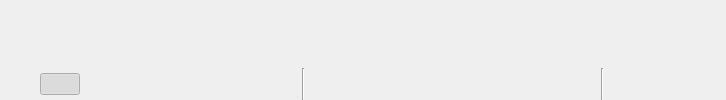
      <widget class="QWidget" name="PreviewContainerWidget" native="true">
       <property name="sizePolicy">
        <sizepolicy hsizetype="Preferred" vsizetype="Preferred">
         <horstretch>1</horstretch>
         <verstretch>0</verstretch>
        </sizepolicy>
       </property>
       <layout class="QVBoxLayout" name="verticalLayout">
        <property name="leftMargin">
         <number>0</number>
        </property>
        <property name="topMargin">
         <number>0</number>
        </property>
        <property name="rightMargin">
         <number>0</number>
        </property>
        <property name="bottomMargin">
         <number>0</number>
        </property>
        <item>
         <widget class="CModelEditorViewport" name="Viewport" native="true">
          <property name="sizePolicy">
           <sizepolicy hsizetype="Preferred" vsizetype="Expanding">
            <horstretch>250</horstretch>
            <verstretch>0</verstretch>
           </sizepolicy>
          </property>
          <property name="minimumSize">
           <size>
            <width>30</width>
            <height>30</height>
           </size>
          </property>
         </widget>
        </item>
        <item>
         <layout class="QHBoxLayout" name="horizontalLayout" stretch="0,0,0,0,0,0,0,0,0,0,0">
          <property name="spacing">
           <number>50</number>
          </property>
          <property name="rightMargin">
           <number>0</number>
          </property>
          <item>
           <spacer name="PreviewButtonsLeftSpacer">
            <property name="sizePolicy">
             <sizepolicy hsizetype="Minimum" vsizetype="Minimum">
              <horstretch>0</horstretch>
              <verstretch>0</verstretch>
             </sizepolicy>
            </property>
            <property name="orientation">
             <enum>Qt::Horizontal</enum>
            </property>
            <property name="sizeHint" stdset="0">
             <size>
              <width>40</width>
              <height>20</height>
             </size>
            </property>
           </spacer>
          </item>
          <item>
           <widget class="QPushButton" name="pushButton_2">
            <property name="toolTip">
             <string>Grid</string>
            </property>
            <property name="text">
             <string/>
            </property>
            <property name="icon">
             <iconset resource="../Icons.qrc">
              <normaloff>:/icons/EditorAssets/GridLight.png</normaloff>:/icons/EditorAssets/GridLight.png</iconset>
            </property>
            <property name="iconSize">
             <size>
              <width>32</width>
              <height>32</height>
             </size>
            </property>
            <property name="checkable">
             <bool>true</bool>
            </property>
            <property name="checked">
             <bool>true</bool>
            </property>
            <property name="flat">
             <bool>true</bool>
            </property>
           </widget>
          </item>
          <item>
           <widget class="QPushButton" name="pushButton">
            <property name="toolTip">
             <string>Selection Tint</string>
            </property>
            <property name="styleSheet">
             <string notr="true">border: none;</string>
            </property>
            <property name="text">
             <string/>
            </property>
            <property name="icon">
             <iconset resource="../Icons.qrc">
              <normaloff>:/icons/EditorAssets/Highlight.png</normaloff>:/icons/EditorAssets/Highlight.png</iconset>
            </property>
            <property name="iconSize">
             <size>
              <width>32</width>
              <height>32</height>
             </size>
            </property>
            <property name="checkable">
             <bool>true</bool>
            </property>
            <property name="checked">
             <bool>true</bool>
            </property>
            <property name="flat">
             <bool>true</bool>
            </property>
           </widget>
          </item>
          <item>
           <widget class="QPushButton" name="CameraModeButton">
            <property name="toolTip">
             <string>Orbit Camera</string>
            </property>
            <property name="text">
             <string/>
            </property>
            <property name="icon">
             <iconset resource="../Icons.qrc">
              <normaloff>:/icons/EditorAssets/Orbit Camera.png</normaloff>:/icons/EditorAssets/Orbit Camera.png</iconset>
            </property>
            <property name="iconSize">
             <size>
              <width>32</width>
              <height>32</height>
             </size>
            </property>
            <property name="checkable">
             <bool>false</bool>
            </property>
            <property name="flat">
             <bool>true</bool>
            </property>
           </widget>
          </item>
          <item>
           <widget class="Line" name="line">
            <property name="orientation">
             <enum>Qt::Vertical</enum>
            </property>
           </widget>
          </item>
          <item>
           <widget class="QPushButton" name="MeshPreviewButton">
            <property name="sizePolicy">
             <sizepolicy hsizetype="Minimum" vsizetype="Fixed">
              <horstretch>0</horstretch>
              <verstretch>0</verstretch>
             </sizepolicy>
            </property>
            <property name="maximumSize">
             <size>
              <width>32</width>
              <height>16777215</height>
             </size>
            </property>
            <property name="toolTip">
             <string>Mesh Preview</string>
            </property>
            <property name="text">
             <string/>
            </property>
            <property name="icon">
             <iconset resource="../Icons.qrc">
              <normaloff>:/icons/EditorAssets/Model Preview.png</normaloff>:/icons/EditorAssets/Model Preview.png</iconset>
            </property>
            <property name="iconSize">
             <size>
              <width>32</width>
              <height>32</height>
             </size>
            </property>
            <property name="flat">
             <bool>true</bool>
            </property>
           </widget>
          </item>
          <item>
           <widget class="QPushButton" name="SpherePreviewButton">
            <property name="sizePolicy">
             <sizepolicy hsizetype="Minimum" vsizetype="Fixed">
              <horstretch>0</horstretch>
              <verstretch>0</verstretch>
             </sizepolicy>
            </property>
            <property name="maximumSize">
             <size>
              <width>32</width>
              <height>16777215</height>
             </size>
            </property>
            <property name="toolTip">
             <string>Sphere Preview</string>
            </property>
            <property name="text">
             <string/>
            </property>
            <property name="icon">
             <iconset resource="../Icons.qrc">
              <normaloff>:/icons/EditorAssets/Sphere Preview.png</normaloff>:/icons/EditorAssets/Sphere Preview.png</iconset>
            </property>
            <property name="iconSize">
             <size>
              <width>32</width>
              <height>32</height>
             </size>
            </property>
            <property name="flat">
             <bool>true</bool>
            </property>
           </widget>
          </item>
          <item>
           <widget class="QPushButton" name="FlatPreviewButton">
            <property name="sizePolicy">
             <sizepolicy hsizetype="Minimum" vsizetype="Fixed">
              <horstretch>0</horstretch>
              <verstretch>0</verstretch>
             </sizepolicy>
            </property>
            <property name="maximumSize">
             <size>
              <width>32</width>
              <height>16777215</height>
             </size>
            </property>
            <property name="toolTip">
             <string>Flat Preview</string>
            </property>
            <property name="text">
             <string/>
            </property>
            <property name="icon">
             <iconset resource="../Icons.qrc">
              <normaloff>:/icons/EditorAssets/Square Preview.png</normaloff>:/icons/EditorAssets/Square Preview.png</iconset>
            </property>
            <property name="iconSize">
             <size>
              <width>32</width>
              <height>32</height>
             </size>
            </property>
            <property name="flat">
             <bool>true</bool>
            </property>
           </widget>
          </item>
          <item>
           <widget class="Line" name="line_2">
            <property name="orientation">
             <enum>Qt::Vertical</enum>
            </property>
           </widget>
          </item>
          <item>
           <widget class="WColorPicker" name="ClearColorPicker" native="true">
            <property name="sizePolicy">
             <sizepolicy hsizetype="Fixed" vsizetype="Fixed">
              <horstretch>0</horstretch>
              <verstretch>0</verstretch>
             </sizepolicy>
            </property>
            <property name="minimumSize">
             <size>
              <width>32</width>
              <height>32</height>
             </size>
            </property>
            <property name="toolTip">
             <string>Background Color</string>
            </property>
           </widget>
          </item>
          <item>
           <spacer name="PreviewButtonsRightSpacer">
            <property name="sizePolicy">
             <sizepolicy hsizetype="Minimum" vsizetype="Minimum">
              <horstretch>0</horstretch>
              <verstretch>0</verstretch>
             </sizepolicy>
            </property>
            <property name="orientation">
             <enum>Qt::Horizontal</enum>
            </property>
            <property name="sizeHint" stdset="0">
             <size>
              <width>40</width>
              <height>20</height>
             </size>
            </property>
           </spacer>
          </item>
         </layout>
        </item>
       </layout>
      </widget>
